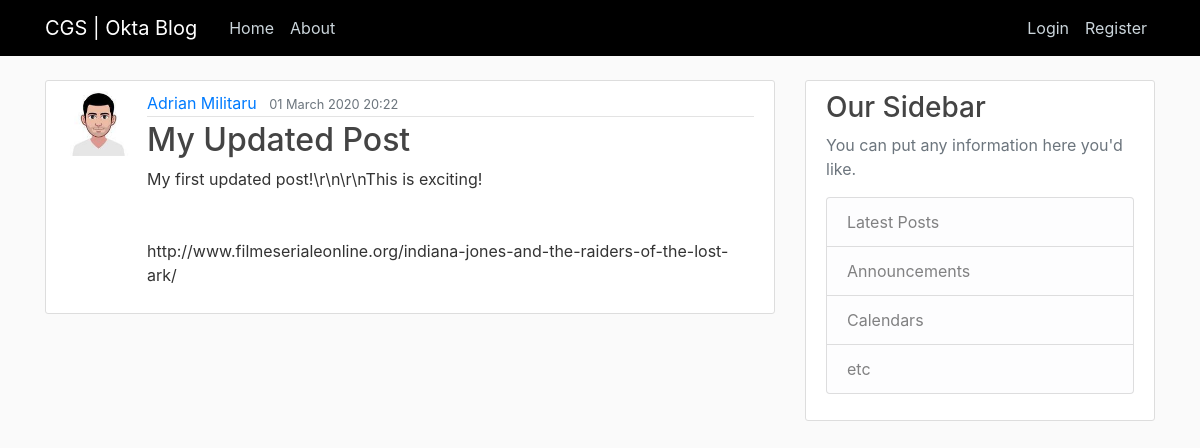
/post/iiEL1cwEUi3tERZOPYCZ, run on the app's committed database.
### mainblog/models.py (models this page shows, shortened)
class User(db.Model, UserMixin):
    id = db.Column(db.String(20), unique=True, primary_key=True)
    email = db.Column(db.String(60), unique=True, nullable=False)
    image_file = db.Column(db.String(20), nullable=False, default='default.jpg')
    password = db.Column(db.String(60), nullable=False)
    firstname = db.Column(db.String(60), nullable=True, default='')
    lastname = db.Column(db.String(60), nullable=True, default='')
    group = db.Column(db.String(60), nullable=True, default='CGS')
    position = db.Column(db.String(60), nullable=True, default='operator')
    posts = db.relationship('Post', backref='author', lazy=True)

class Post(db.Model):
    id = db.Column(db.String(20), unique=True, primary_key=True)
    title = db.Column(db.String(100), nullable=False)
    date_posted = db.Column(db.DateTime, nullable=False)
    content = db.Column(db.Text, nullable=False)
    user_id = db.Column(db.String, db.ForeignKey('user.id'), nullable=False)

### mainblog/routes.py (the view)
@app.route("/post/<string:post_id>", methods=['GET', 'POST'])
def post_page(post_id):
    post = Post.query.get_or_404(post_id)
    return render_template('post.html', title=post.title, post=post)

### mainblog/templates/post.html (shortened to what this page needs)
{% extends "layout.html" %}
{% block content %}
        <article class="media content-section">
        <img class="rounder-circle article-img" src="{{ url_for('static', filename='profile_pics/' + post.author.image_file) }}">
          <div class="media-body">
            <div class="article-metadata">
              <a class="mr-2" href="#">
                  {% if not post.author.firstname and not post.author.lastname %}
                            {{post.author.email}}
                  {% else %}
                            {{post.author.firstname}} {{post.author.lastname}}
                  {% endif %}
              </a>
              <small class="text-muted">{{ post.date_posted.strftime('%d %B %Y %H:%M') }}</small>
            </div>
            <h2 class="article-title">{{ post.title }}</h2>
            <p class="article-content">{{ post.content }}</p>
          </div>
        </article>
{% endblock content %}

### mainblog/static/main.css (style rules this page uses)
body { background: #fafafa; color: #333333; margin-top: 5rem; }
h1, h2, h3, h4, h5, h6 { color: #444444; }
.content-section { background: #ffffff; padding: 10px 20px; border: 1px solid #dddddd; border-radius: 3px; margin-bottom: 20px; }
.article-title { color: #444444; }
.article-content { white-space: pre-line; }
.article-img { height: 65px; width: 65px; margin-right: 16px; }
.article-metadata { padding-bottom: 1px; margin-bottom: 4px; border-bottom: 1px solid #e3e3e3 }

### data on the page
User: image_file (picture), author.firstname "Adrian", author.lastname "Militaru"
Post: date_posted "01 March 2020 20:22", title "My Updated Post", content "My first updated post!\\r\\n\\r\\nThis is exciting! http://www.filmeserialeonline.org/indiana-jones-and-the-raiders-of-the-lost-ark/"
